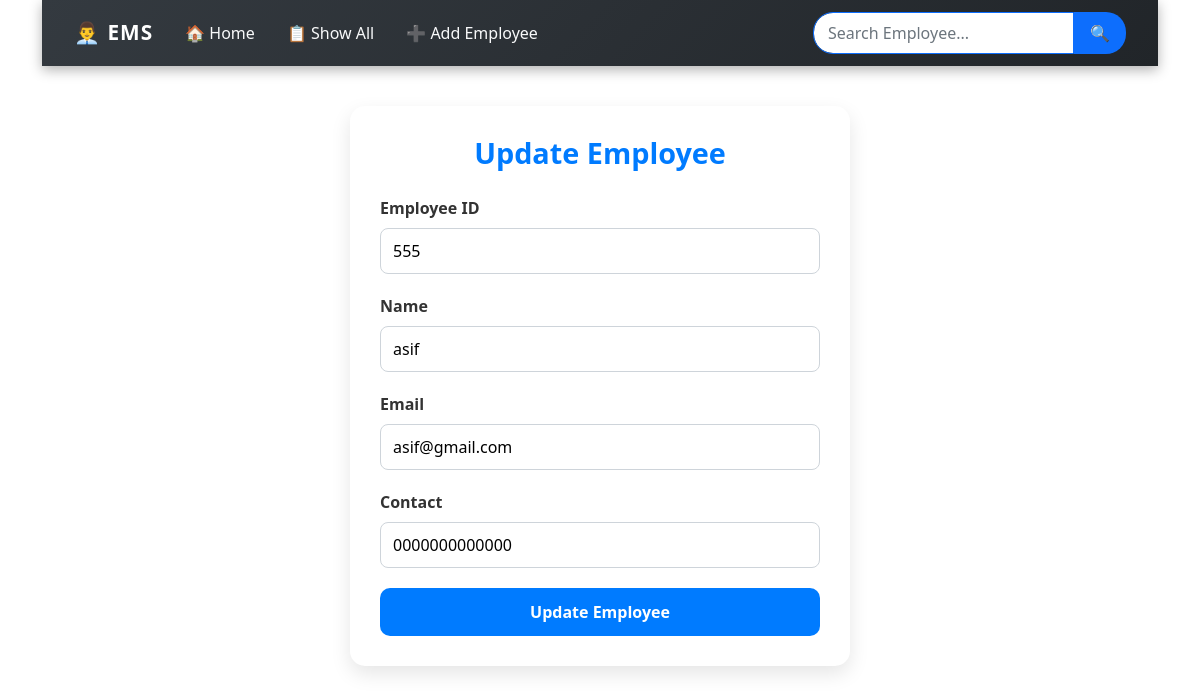
The page /edit/5/ on the database its author committed.
### myapp/models.py (models this page shows)
class Employee(models.Model):
    eid = models.CharField(max_length=20)
    ename = models.CharField(max_length=100)
    eemail = models.EmailField()
    econtact = models.CharField(max_length=30)

### myapp/views.py (the view)
# urls.py: path('edit/<int:id>/', views.edit, name='edit'),
def edit(request, id):
    employee = get_object_or_404(Employee, id=id)
    form = EmployeeForm(instance=employee)
    return render(request, "edit.html", {"form": form, "employee": employee})

### myapp/forms.py
class EmployeeForm(forms.ModelForm):
    class Meta:
        model = Employee
        fields = "__all__"

### myapp/templates/edit.html (shortened to what this page needs)
{% extends 'base.html' %}
{% block contect %}
<div class="form-container">
    <h2 class="form-title">Update Employee</h2>
    <form method="POST" action="{% url 'update' employee.id %}" class="employee-form">
        <div class="form-group">
            <label for="id_eid">Employee ID</label>
            <input type="text" name="eid" id="id_eid" required value="{{ employee.eid }}">
        </div>
        <div class="form-group">
            <label for="id_ename">Name</label>
            <input type="text" name="ename" id="id_ename" required value="{{ employee.ename }}">
        </div>
        <div class="form-group">
            <label for="id_eemail">Email</label>
            <input type="email" name="eemail" id="id_eemail" required value="{{ employee.eemail }}">
        </div>
        <div class="form-group">
            <label for="id_econtact">Contact</label>
            <input type="text" name="econtact" id="id_econtact" required value="{{ employee.econtact }}">
        </div>
        <div class="form-actions">
            <button type="submit" class="btn-submit">Update Employee</button>
        </div>
    </form>
</div>
{% endblock %}

### myapp/static/style.css (style rules this page uses)
.form-container { max-width: 500px; margin: 40px auto; background: #fff; padding: 30px; border-radius: 15px; box-shadow: 0 8px 20px rgba(0,0,0,0.1); }
.form-title { text-align: center; font-size: 1.8rem; color: #007bff; margin-bottom: 25px; font-weight: bold; }
.form-group { margin-bottom: 20px; }
.form-group label { font-weight: 600; margin-bottom: 8px; display: block; color: #333; }
.form-group input { width: 100%; padding: 10px 12px; border: 1px solid #ced4da; border-radius: 8px; font-size: 1rem; transition: border-color 0.3s ease, box-shadow 0.3s ease; }
.btn-submit { width: 100%; padding: 12px; border: none; border-radius: 10px; font-size: 1rem; font-weight: 600; background: #28a745; color: #fff; cursor: pointer; transition: background 0.3s ease; }
.btn-submit { width: 100%; padding: 12px; border: none; border-radius: 10px; font-size: 1rem; font-weight: 600; background: #007bff; color: #fff; cursor: pointer; transition: background 0.3s ease; }

### rows shown on the page
Employee: eid "555", ename "asif", eemail "asif@gmail.com", econtact "0000000000000"
